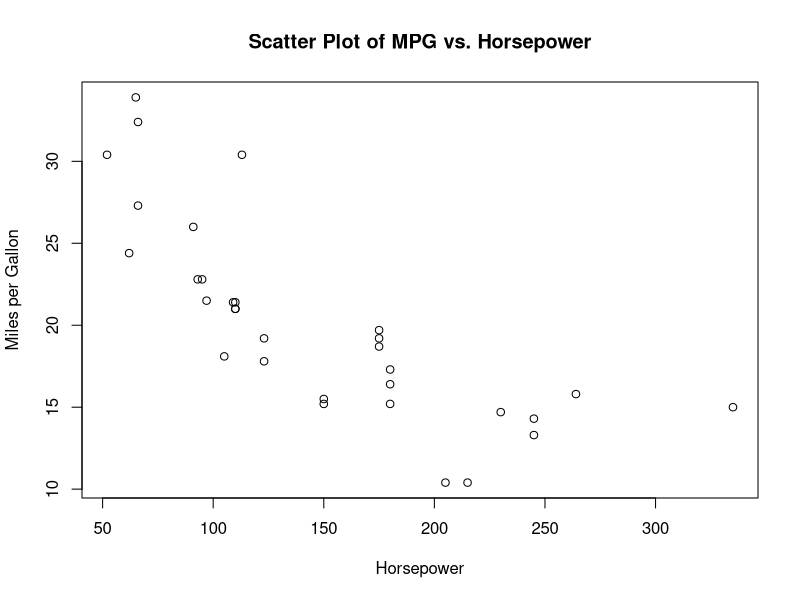
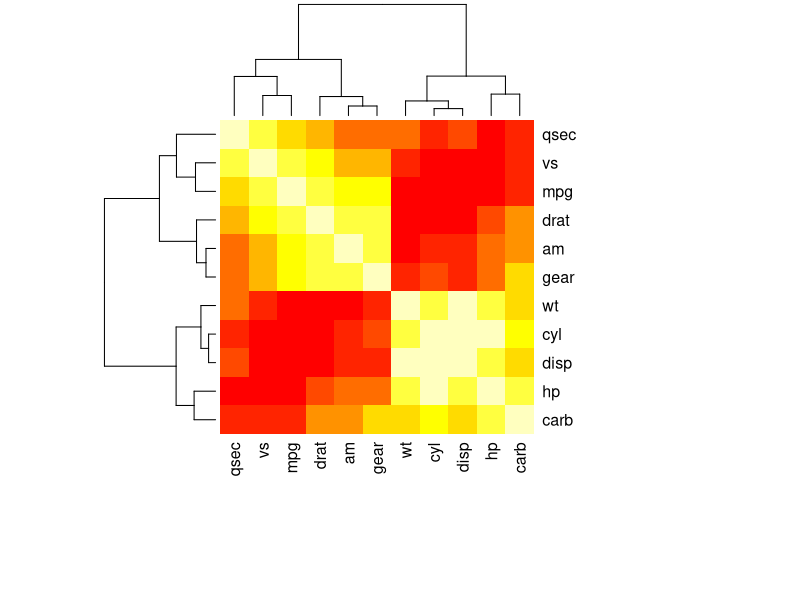
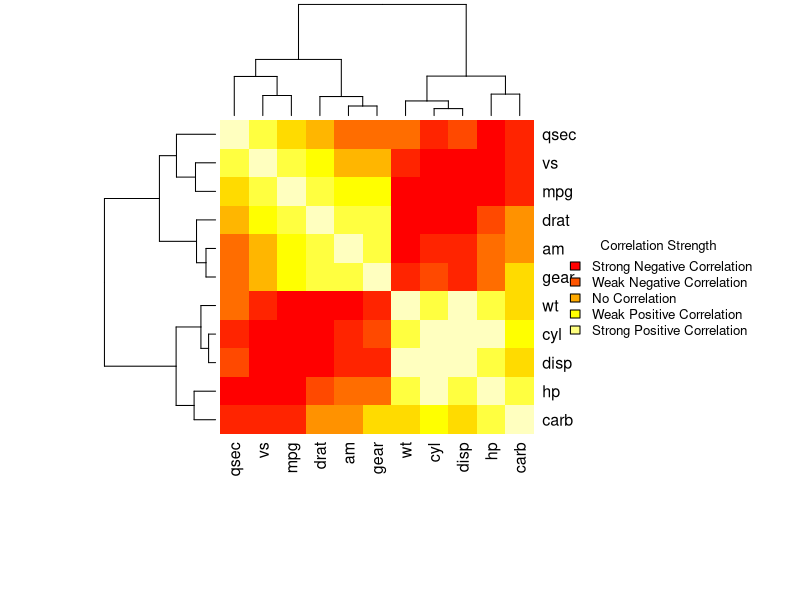

The R script that drew these images, in order:
## ---- chunk 1
data(mtcars)
## ---- chunk 2
head(mtcars)
## ---- chunk 3
str(mtcars)
## ---- chunk 4
summary(mtcars)
## ---- chunk 5
plot(mtcars$hp,
     mtcars$mpg,
     xlab = "Horsepower",
     ylab = "Miles per Gallon",
     main = "Scatter Plot of MPG vs. Horsepower")
## ---- chunk 6
correlation_matrix <- cor(mtcars)
## ---- chunk 7
print(correlation_matrix)
## ---- chunk 8
heatmap(
  correlation_matrix,
  col = heat.colors(10),
  symm = TRUE,
  margins = c(10, 10)
)
## ---- chunk 9
heatmap(
  correlation_matrix,
  col = heat.colors(10),
  symm = TRUE,
  margins = c(10, 10)
)
legend(
  "right",
  legend = c(
    "Strong Negative Correlation",
    "Weak Negative Correlation",
    "No Correlation",
    "Weak Positive Correlation",
    "Strong Positive Correlation"
  ),
  fill = heat.colors(5),
  bty = "n",
  ncol = 1,
  cex = 0.8,
  title = "Correlation Strength"
)
